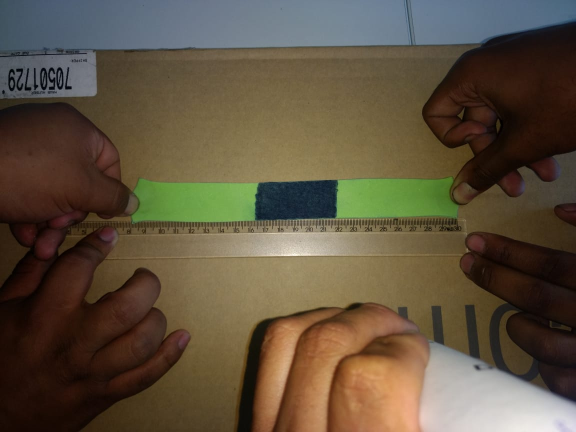
#> input picture estirada3.jpeg, 1152 x 864 px (shown at 1/2 size)
$ python -i measure.py   (imports and definitions only)   (older library calls are emulated)
#> lines starting #> are read from the running program, lines starting #| are printed output that depends on the picture; after the words box and inside, x2 and y2 are one past the last pixel; in counts of white or black regions, pixels touching at a corner belong together
import cv2
import numpy as np
import tensorflow as tf
import matplotlib.pyplot as plt
import math
import glob
import os

FLAGS = tf.flags.FLAGS
# [2 lines not run here, left out]

def measure_distance(pathFile):
#> called with pathFile = 'estirada3.jpeg'
        d=0.1
        centers=[]

        path, name = os.path.split(pathFile)
        nameP = name.rsplit('.')

        #img = cv2.imread('/home/oliver/Documentos/UFF-Mestrado/2019-B/AI/project3.jpeg')
        img = cv2.imread(pathFile)
#> img is the input picture: shape (864, 1152, 3); mean B, G, R 62.1, 81.4, 94.3
        img2 = cv2.imread(pathFile)

        #img = img[250:750, 122:768]
        #img2 = img2[250:750, 122:768]
        imgE = img[250:750, 122:627]
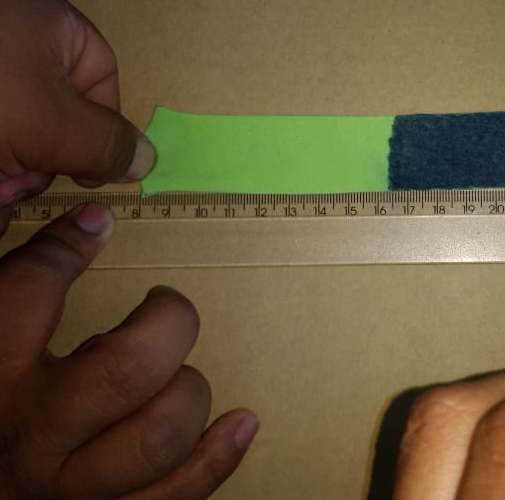
#> imgE: shape (500, 505, 3); mean B, G, R 58.5, 87.8, 102.6
        ###########################
        #img = img[y:y+n, x:x+m]
        img = img[455:522, 122:627]
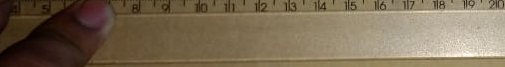
#> img: shape (67, 505, 3); mean B, G, R 83.1, 106.5, 122.5
        img2 = img2[455:522, 122:627]
        #cv2.imshow("croped result",img)

        print(img.shape)
#| (67, 505, 3)

        gray = cv2.cvtColor(img, cv2.COLOR_BGR2GRAY)
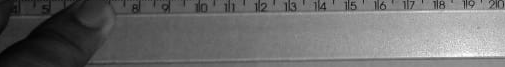
#> gray: shape (67, 505); min 2, max 253, mean 108.6
        cv2.imwrite(FLAGS.out_dir + nameP[0]+"gray.jpg",gray)
#> (this line was passed over: tensorflow is not available in this run)

        hsv = cv2.cvtColor(img,cv2.COLOR_BGR2HSV) #Se obtiene un histograma basada en las saturaciones de colores.
#> hsv: shape (67, 505, 3); mean H, S, V 20.2, 99.6, 122.5

        ##################################################
        print("img shape ",img2.shape)
#| img shape  (67, 505, 3)
        img2[:,:,2] = cv2.equalizeHist(img2[:,:,2])
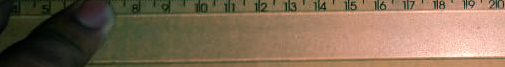
#> img2: shape (67, 505, 3); mean B, G, R 83.1, 106.5, 128.3
        img2[:,:,1] = cv2.equalizeHist(img2[:,:,1])
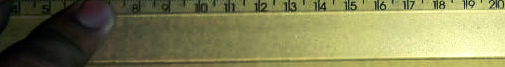
#> img2: shape (67, 505, 3); mean B, G, R 83.1, 128.1, 128.3
        img2[:,:,0] = cv2.equalizeHist(img2[:,:,0])
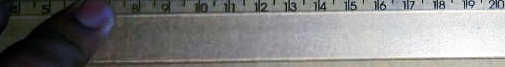
#> img2: shape (67, 505, 3); mean B, G, R 127.2, 128.1, 128.3

        cv2.imshow(pathFile+"entrada",img)
        cv2.imwrite(FLAGS.out_dir+ nameP[0] + "entrada.jpg",img)
#> (this line was passed over: tensorflow is not available in this run)

        cv2.waitKey(0)

        cv2.imshow(pathFile+"imagenEQU",img2)
        cv2.imwrite(FLAGS.out_dir+ nameP[0] +"imagenEQU.jpg",img2)
#> (this line was passed over: tensorflow is not available in this run)
        cv2.waitKey(0)

        hsv_equ = cv2.cvtColor(img2,cv2.COLOR_BGR2HSV)
#> hsv_equ: shape (67, 505, 3); mean H, S, V 69.5, 27.9, 131.3
        #histogram = cv2.calcHist
        #print(hsv)

        print ("hsv shape:",hsv.shape)
#| hsv shape: (67, 505, 3)
        cv2.imwrite(FLAGS.out_dir+ nameP[0] +"imagenH.jpg", hsv[:,:,0])
#> (this line was passed over: tensorflow is not available in this run)
        cv2.imwrite(FLAGS.out_dir+ nameP[0] +"imagenS.jpg", hsv[:,:,1])
#> (this line was passed over: tensorflow is not available in this run)
        cv2.imwrite(FLAGS.out_dir+ nameP[0] +"imagenV.jpg", hsv[:,:,2])
#> (this line was passed over: tensorflow is not available in this run)

        #lt.hist(img[:,:,0].ravel(),256,[0,256]); plt.show()

        color = ('b','g','r')
        hist=[]
        plt.subplot(2, 1, 1)
        for i,col in enumerate(color):
                histr = cv2.calcHist([img],[i],None,[256],[0,256])
                hist.append(histr)
                #print("hist> ",np.ravel(histr))
                plt.plot(np.ravel(histr),color = col)
                plt.title('Histograma Normal')
                plt.xlim([0,256])
#> after the loop, hist = 3 items
        #print("ssss")
        #plt.show()


        color = ('b','g','r')
        hist=[]
        plt.subplot(2, 1, 2)
        for i,col in enumerate(color):
                histr = cv2.calcHist([img2],[i],None,[256],[0,256])
                hist.append(histr)
                #print("hist> ",np.ravel(histr))
                plt.plot(np.ravel(histr),color = col)
                plt.title('Histograma com equalizcao')
                plt.xlim([0,256])
        # [10 lines of commented-out code are left out]
        blue_lower=np.array([80,50,0],np.uint8)
#> blue_lower = [80, 50, 0]
        blue_upper=np.array([150,255,255],np.uint8)
#> blue_upper = [150, 255, 255]

        #blue_lower=np.array([80,150,100],np.uint8)#AZUL
        #blue_upper=np.array([150,255,255],np.uint8)#AZUL


        blue=cv2.inRange(hsv,blue_lower,blue_upper) #Se crea una mascara utilizando intervalos de color azul.
#> blue: shape (67, 505); every value is 0
        mask=cv2.inRange(hsv,blue_lower,blue_upper)

        cv2.imshow("mask of blue", blue)

        cv2.imwrite(FLAGS.out_dir+ nameP[0] +"mask.jpg",blue)
#> (this line was passed over: tensorflow is not available in this run)

        kernal = np.ones((3 ,3), "uint8") #Crea una matriz de 5x5 la cual recorrera el video,

        blue=cv2.erode(blue,kernal, iterations=1) #Se erosiona utilizando el kernel sobre la mascara.

        cv2.imwrite(FLAGS.out_dir+ nameP[0] +"kernel.jpg",blue)
        cv2.imshow("kernel", blue)
        res1=cv2.bitwise_and(img, img, mask = blue) #La nueva imagen reemplazara a blue.
        cv2.imwrite(FLAGS.out_dir+ nameP[0] +"objetos.jpg",res1)
        cv2.imshow("objeto reemplazo", res1)

        (_,contours,hierarchy)=cv2.findContours(blue, cv2.RETR_TREE,cv2.CHAIN_APPROX_SIMPLE) #Encuentra los contornos de los objetos que se ven en el filtro

        #cv2.imwrite("contornos.jpg", contours)

        # 6.8cm (1 object) -> 2.67 inch
        #### 6.6cm (2 object) -> 2.59 inch
        ### medidad de ancho ESTIRADO
        # 8.5 -> 3.34 inch
        #yy=3.93
        yy = 0.275591
        #yy=1.92913
        #1.92913

        l_width = []
        l_dis = []
        centers = []
        #print ("contornos: ", contours)
        #cv2.drawContours(img, contours, -1, (0,255,0), 1)

        for pic, contour in enumerate(contours):
                area = cv2.contourArea(contour) #funcion de opencv que obtiene los contornos
                print ("area: ", area)
                if(area>300):
                        x,y,w,h = cv2.boundingRect(contour) #Encuentra coordenadas de los contornos.
                        #img = img[y:y+n, x:x+m]
                        #imgE = img[250:750, 122:768]
                        #img = img[455:522, 122:627]
                        imgE = cv2.rectangle(imgE,(x,y+205),(x+w,y+h+205),(0,255,0),1)
                        #res1 = cv2.rectangle(imgE,(x,y),(x+w,y+h),(0,255,0),1)

                        print("pixel width: ", w)
                        l_width.append(w+7)
                        cv2.putText(imgE,"Objeto",(x,y-10+205),cv2.FONT_HERSHEY_SIMPLEX, 0.7, (0,255,0))


                        M = cv2.moments(contour) #Se obtiene el centro de masa de los marcadores enconrados.
                        cx = int(M['m10'] /M['m00'])
                        cy = int(M['m01'] /M['m00'])
                        centers.append((cx,cy))
                        print("center: ", centers)
                        cv2.circle(imgE, (cx, cy+205), 2, (0, 0, 255), -1)
                        cv2.circle(res1, (cx, cy), 1, (0, 0, 255), -1)

                ####
                if len(centers)==2:
                        res1 = cv2.line(res1, (centers[0][0], centers[0][1]), (centers[1][0], centers[1][1]), (0, 255, 0), 1)
                        print("cx: ",cx)
                        print("cy: ", cy)
                        #D = np.linalg.norm(centers,cx-cy) #Se aplica distancia euclidiana para encontrar la distancia entre los centros de masa.
                        D = math.sqrt(math.pow((centers[1][0] - centers[0][0]) , 2) + math.pow((centers[1][1] - centers[0][1] ) , 2) )
                        l_dis.append(D)
                        print("dist pixel: ",D)

        # [8 lines of commented-out code are left out]
        pixel_per_metric = (l_width[0]) / float(yy)

        print ("pixelmetric: ",pixel_per_metric)

        dist = l_dis[0] / float(pixel_per_metric )

        print("distancia: ", dist)
        cv2.putText(imgE,"Distancia = "+str(round(dist*2.54, 2))+" cm", (20,30),cv2.FONT_HERSHEY_SIMPLEX, 1.0, (0,255,0))

        #cv2.namedWindow('Measure DIstance',cv2.WINDOW_NORMAL)
        #cv2.resizeWindow('Measure Distance',640,480)
        cv2.imshow("Measure Distance",imgE)
        cv2.imwrite(FLAGS.out_dir+ nameP[0] +"distance.jpg",imgE)
        cv2.imshow("distance2",res1)
        cv2.imwrite(FLAGS.out_dir+ nameP[0] +"distanceObject.jpg",res1)
        cv2.waitKey(0)
        # (nome, pixel, pixel_uni, inch, cm )
        return (nameP[0] ,round(l_dis[0],3), centers[0][0] - centers[1][0] ,round(dist,3), round(dist*2.54, 3))

# [18 lines not run here, left out]


#> (the run stopped early here; a loop or call above may not have finished)
